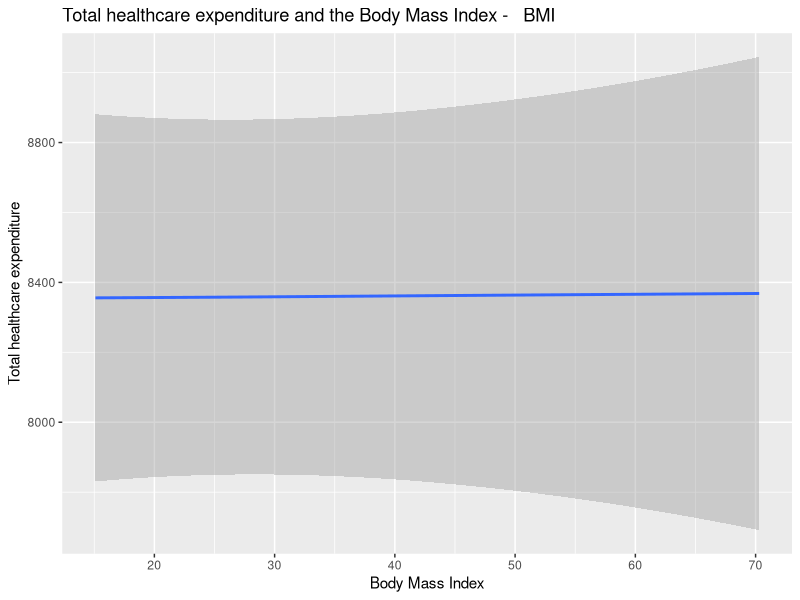
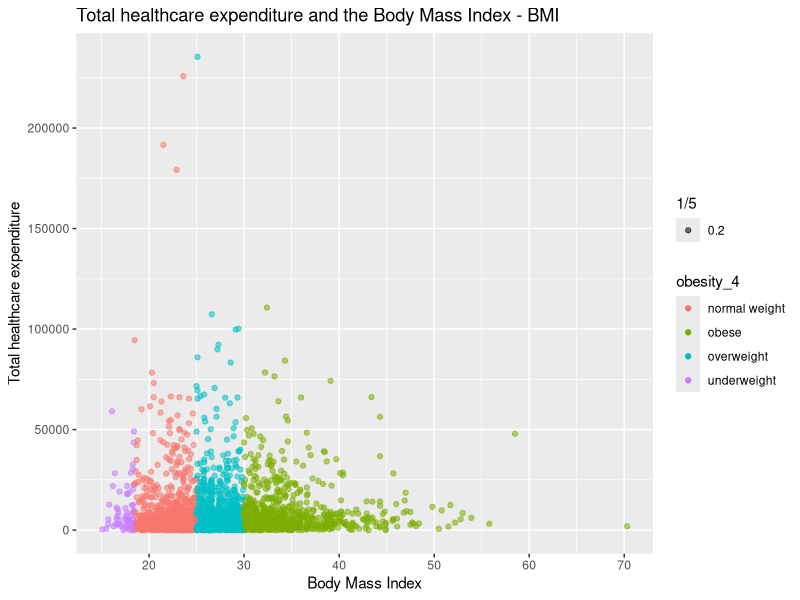

The R script that drew these images, in order:
## ---- chunk 1
# You should install the package "tidyverse" before running the code
#install.packages("tidyverse")
library(tidyverse)
library(ggplot2)

## ---- chunk 2
#install.packages("haven")
library(haven)
meps_senior <- read_dta("meps_senior.dta")

## ---- chunk 3
new_meps_senior <-   
  mutate(meps_senior, obesity_4 = ifelse(bmi> 15.1 & bmi <18.5,"underweight",
  ifelse(bmi >= 18.5 & bmi < 25, "normal weight",
  ifelse(bmi >= 25 & bmi <30,"overweight","obese"))))

## ---- chunk 4

# 1st graph

new_meps_senior %>%
  ggplot(mapping = aes(x = bmi, y = totalexp)) +
  geom_smooth(se = T)+
  labs(title = "Total healthcare expenditure and the Body Mass Index -   BMI") +
  ylab("Total healthcare expenditure")+
  xlab("Body Mass Index")

# 2nd graph with color 

new_meps_senior %>%
  ggplot()+
  geom_point(aes(x=bmi, y=totalexp, color = obesity_4, alpha = 1/5)) +
  labs(title = "Total healthcare expenditure and the Body Mass Index - BMI") +
  ylab("Total healthcare expenditure")+
  xlab("Body Mass Index")
